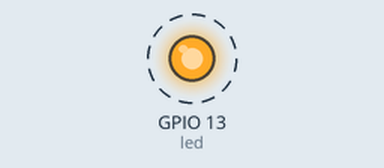
Simulated run of this program. Board: ESP32 board running MicroPython. On the bench: output pins drawn as LEDs (lit = HIGH). Dashed ring = blinking. What the program prints to the serial console is not drawn.

Above: at 0.2 s.
Timing chart, 0 to 3.0 s (numbered marks = the images above):
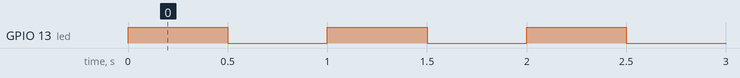

The program:

Intermitente_led_interno.py
```python
from machine import Pin
import utime


led = Pin(13,Pin.OUT)
while True:
        led.value(1)
        print("led on")
        utime.sleep(0.5)
        led.value(0)
        print("led off")
        utime.sleep(0.5)


        
```

Measured:
- by itself, GPIO 13 (led): alternates HIGH for 0.50 s and LOW for 0.50 s
